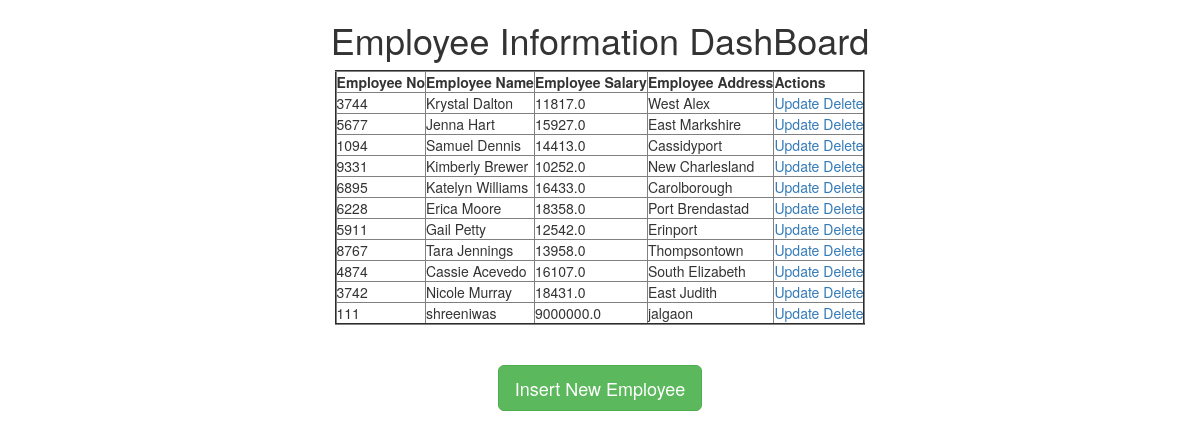
The page / on the database its author committed.
### testapp/models.py (models this page shows)
class Employee(models.Model):
    eno = models.IntegerField()
    ename =models.CharField(max_length=64)
    esal = models.FloatField()
    eaddr = models.CharField(max_length=256)

### testapp/views.py (the view)
# urls.py: path('', views.retrive_view, name="home"),
def retrive_view(request):
    employees = Employee.objects.all()
    return render(request, 'testapp/index.html',{'employees':employees})

### templates/testapp/index.html
<!DOCTYPE html>
{%extends 'testapp/base.html'%}
        {%block body_block%}
        <h1>Employee Information DashBoard</h1>
        <table border="2">
            <thead>
                <th>Employee No</th>
                <th>Employee Name</th>
                <th>Employee Salary</th>
                <th>Employee Address</th>
                <th>Actions</th>
            </thead>
            {%for emp in employees %}
            <tr>
                <td>{{emp.eno}}</td>
                <td>{{emp.ename}}</td>
                <td>{{emp.esal}}</td>
                <td>{{emp.eaddr}}</td>
                <td><a href="/update/{{emp.id}}">Update</a> <a href="/delete/{{emp.id}}">Delete</a></td>
            </tr>
            {% endfor %}
        </table><br><br>
        <a href="/create" class="btn btn-success btn-lg">Insert New Employee</a>
        {%endblock%}

### templates/testapp/base.html (shortened to what this page needs)
<!DOCTYPE html>
<html lang="en">
<head>
    <link rel="stylesheet" href="https://stackpath.bootstrapcdn.com/bootstrap/3.4.1/css/bootstrap.min.css">
</head>
<body>
    <div class="container" align="center">
        {%block body_block%}
        {%endblock%}
    </div>
</body>
</html>

### rows shown on the page
Employee: eno "3744", ename "Krystal Dalton", esal "11817.0", eaddr "West Alex"
Employee: eno "5677", ename "Jenna Hart", esal "15927.0", eaddr "East Markshire"
Employee: eno "1094", ename "Samuel Dennis", esal "14413.0", eaddr "Cassidyport"
Employee: eno "9331", ename "Kimberly Brewer", esal "10252.0", eaddr "New Charlesland"
Employee: eno "6895", ename "Katelyn Williams", esal "16433.0", eaddr "Carolborough"
Employee: eno "6228", ename "Erica Moore", esal "18358.0", eaddr "Port Brendastad"
Employee: eno "5911", ename "Gail Petty", esal "12542.0", eaddr "Erinport"
Employee: eno "8767", ename "Tara Jennings", esal "13958.0", eaddr "Thompsontown"
Employee: eno "4874", ename "Cassie Acevedo", esal "16107.0", eaddr "South Elizabeth"
Employee: eno "3742", ename "Nicole Murray", esal "18431.0", eaddr "East Judith"
Employee: eno "111", ename "shreeniwas", esal "9000000.0", eaddr "jalgaon"
